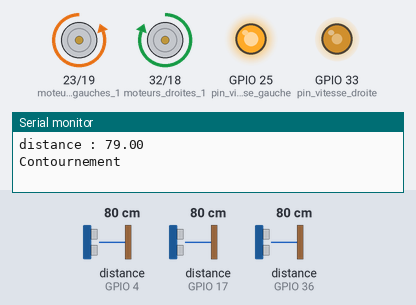
Bench run of a sketch on a simulated ESP32. Parts: motor-driver pin pairs drawn as motors (green arrow = first pin HIGH = forward, orange = second pin HIGH = backward, longer = more drive), output pins drawn as LEDs (lit = HIGH), the last lines printed to the serial monitor. Wiring (inferred from the names in the program): 2 × ultrasonic range finder: trigger GPIO 5, echo GPIO 17 / trigger GPIO 22, echo GPIO 36. The test bench sets the inputs (shaded band); at power-on: distance to the obstacle (sensors on GPIO 17, GPIO 36, GPIO 4) 80 cm. The echo pulse lasts 58.3 µs per cm; pins used as bus, display or sensor lines are not drawn.

Above: at 1.2 s.
1.3 s: distance to the obstacle (sensor on GPIO 17) set to 15 cm
2.8 s: distance to the obstacle (sensor on GPIO 17) set to 12 cm
At 4.0 s:
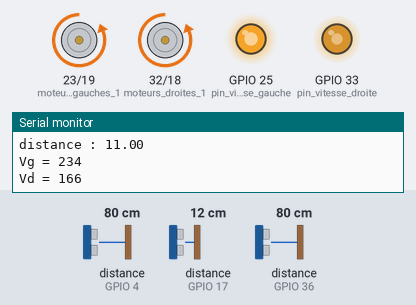
4.3 s: distance to the obstacle (sensor on GPIO 36) set to 9 cm
5.8 s: distance to the obstacle (sensor on GPIO 36) set to 6 cm
At 6.5 s:
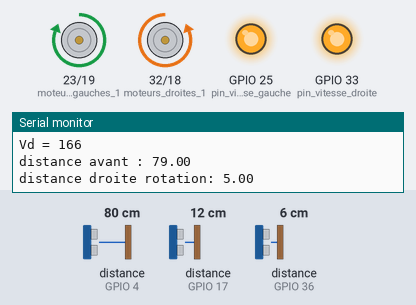
7.3 s: distance to the obstacle (sensor on GPIO 36) set to 10 cm
8.8 s: distance to the obstacle (sensor on GPIO 36) set to 13 cm
At 10.1 s:
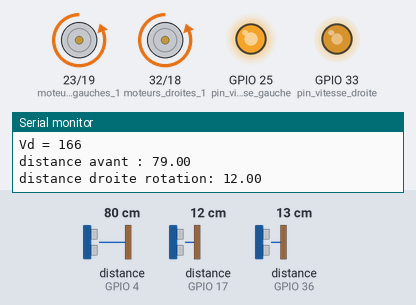
Timing chart, 0 to 11.3 s (numbered marks = the images above; inputs shaded):
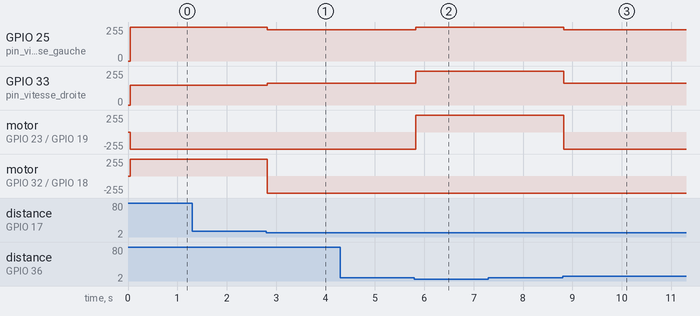

The sketch:

maze_esp_wall_follower_vf.INO
```cpp
// Writed by Patrick WABO
// Engineer and PhD Student
// Fields : Automation and Artifical Intelligence
// Mail : waboangepatrick@gmail.com
// Linkedin : www.linkedin.com/in/ange-patrick-wabo

// If you have any question, feel free to contact me :).

//This code is one of our greatest successes during the competition. it took us many days of work to obtain a robust solution.
// it can be upgrated to enhance the efficiency. We didn't do it, but if we decide to take part in the Elviatec Olympics again we will.
// I encourage you to watch an extract of the video showing how the robot works.


// Moteurs (motors)
const int pin_vitesse_gauche = 25;
const int pin_vitesse_droite = 33;
const int moteurs_gauches_1 = 23;
const int moteurs_gauches_2 = 19;
const int moteurs_droites_1 = 32;
const int moteurs_droites_2 = 18;

// setting PWM properties
const int freq = 100000;
const int channel_gauche = 0;
const int channel_droite = 1;
const int resolution = 8;

// distance sensor
const int trig_gauche = 2;
const int echo_gauche = 15;
const int trig_avant = 16;
const int echo_avant = 4;
const int trig_droite = 5 ;
const int echo_droite = 17;
const int trig_droite_rotation = 22;
const int echo_droite_rotation = 36;

//const int ir_sensor = 26;


// function variable
const int side_distance_treshold = 20;
const int front_distance_treshold = 10;
const int vitesse_avance = 200;   //forward speed
const int vitesse_rotation = 255;  // turn speed

//regulation
const int consigne_distance = 9;
const float Kp = 16 ;
const float Ki = 0;
const float Kd = 1;
float P = 0;
float I = 0;
float D = 0;
float erreur = 0;
float erreur_precedente = 0;
float valeur_PID;


void setup() {
  Serial.begin(115200);

  ledcSetup(channel_gauche, freq, resolution);
  ledcSetup(channel_droite, freq, resolution);

  // attach the channel to the GPIO to be controlled
  ledcAttachPin(pin_vitesse_gauche, channel_gauche);
  ledcAttachPin(pin_vitesse_droite, channel_droite);
  pinMode(moteurs_gauches_1, OUTPUT);
  pinMode(moteurs_gauches_2, OUTPUT);
  pinMode(moteurs_droites_1, OUTPUT);
  pinMode(moteurs_droites_2, OUTPUT);

  pinMode(trig_gauche, OUTPUT);
  pinMode(trig_avant, OUTPUT);
  pinMode(trig_droite, OUTPUT);
  pinMode(trig_droite_rotation, OUTPUT);
  pinMode(echo_gauche, INPUT);
  pinMode(echo_avant, INPUT);
  pinMode(echo_droite, INPUT);\
  pinMode(echo_droite_rotation, INPUT);\
  // Clears the trigPin condition
  digitalWrite(trig_gauche, LOW);digitalWrite(trig_avant, LOW);digitalWrite(trig_droite, LOW);

  //while(mesure(trig_gauche,echo_gauche) < 25){

  //}

}

void loop(){
  suivre_mur();

  float distance_avant =  mesure(trig_avant,echo_avant);
  Serial.print("distance avant : ");Serial.println(distance_avant);
  float distance_droite_rotation = mesure(trig_droite_rotation,echo_droite_rotation);
  Serial.print("distance droite rotation: ");Serial.println(distance_droite_rotation);
  int i=0;
  while(distance_avant < 8 || distance_droite_rotation < 7){
    if(distance_avant < 8){
      arret();
    }
    distance_avant =  mesure(trig_avant,echo_avant);
    distance_droite_rotation =  mesure(trig_droite_rotation,echo_droite_rotation);
    i++;
    if(i==5){
      rotation();
      break;
    }
  }
}


float mesure(int trigPin, int echoPin){ // Measuring distance using ultrasound sensors
  delayMicroseconds(2);
  // Sets the trigPin HIGH (ACTIVE) for 10 microseconds
  digitalWrite(trigPin, HIGH);
  delayMicroseconds(10);
  digitalWrite(trigPin, LOW);
  // Reads the echoPin, returns the sound wave travel time in microseconds
  long duree = pulseIn(echoPin, HIGH);
  // Calculating the distance
  long distance = duree * 0.034 / 2; // Speed of sound wave divided by 2 (go and back); distance en Cm
  return(distance);
}


void suivre_mur(){ //follow the wall
  float distance_droite = 0;
  for (int i=0;i<3;i++){
    distance_droite +=  mesure(trig_droite,echo_droite)/3;
    delayMicroseconds(100);
  }
  Serial.print("distance : ");Serial.println(distance_droite);


  erreur = distance_droite - consigne_distance;
  P = erreur;
  I += erreur;
  D = erreur - erreur_precedente;
  valeur_PID = Kp*P + Ki*I + Kd*D;

  if(distance_droite >= 25){
    float distance_droite_rotation = 0;
    for (int i=0;i<2;i++){
      distance_droite_rotation = mesure(trig_droite_rotation,echo_droite_rotation)/2;
      delayMicroseconds(100);
    }
    if (distance_droite_rotation > 20){
      contournement_mur();
      return;
    }
  }

  int  vitesse_gauche = restraining(vitesse_avance + valeur_PID);
  int vitesse_droite = restraining(vitesse_avance - valeur_PID); // 15 represents the difference between left and rigth side motors


  Serial.print("Vg = "); Serial.println(vitesse_gauche);
  Serial.print("Vd = "); Serial.println(vitesse_droite);
  ledcWrite(channel_gauche, vitesse_gauche);
  ledcWrite(channel_droite, vitesse_droite);
  digitalWrite(moteurs_gauches_1, LOW);
  digitalWrite(moteurs_gauches_2, HIGH);
  digitalWrite(moteurs_droites_1, LOW);
  digitalWrite(moteurs_droites_2, HIGH);
}

void contournement_mur(){ // Bypass the wall
  Serial.println("Contournement");
  //arret(); delay(2000);
  if(mesure(trig_droite,echo_droite)){

  }
  while(1){
    float distance_droite = 0;
    //float distance_droite_rotation = 0;
    for (int i=0;i<2;i++){
      distance_droite +=  mesure(trig_droite,echo_droite)/2;
      delayMicroseconds(100);
      //distance_droite_rotation = mesure(trig_droite_rotation,echo_droite_rotation)/2;
      //delayMicroseconds(100);
    }
    if(distance_droite < 13){
      break;
    }
    /*
    //cas du ciment/carreaux
    digitalWrite(moteurs_gauches_1, LOW);
    digitalWrite(moteurs_gauches_2, HIGH);
    digitalWrite(moteurs_droites_1, LOW);
    digitalWrite(moteurs_droites_2, LOW);
    ledcWrite(channel_gauche, 255);
    ledcWrite(channel_droite, 255);*/

    //cas du contre plaquet
    digitalWrite(moteurs_gauches_1, LOW);
    digitalWrite(moteurs_gauches_2, HIGH);
    digitalWrite(moteurs_droites_1, HIGH);
    digitalWrite(moteurs_droites_2, LOW);
    ledcWrite(channel_gauche, 255);
    ledcWrite(channel_droite, 150);
  }
}

int restraining(int vitesse){
  if(vitesse<0) return 0;
  else if(vitesse>255) return 255;
  else return vitesse;
}


void rotation(){
  gauche();
  while(1){
    float distance_avant = 0;
    float distance_droite_rotation = 0;
    for (int i=0;i<5;i++){
      distance_avant+=  mesure(trig_avant,echo_avant)/5;
      delayMicroseconds(100);
      distance_droite_rotation +=  mesure(trig_droite_rotation,echo_droite_rotation)/5;
      delayMicroseconds(100);
    }
    if(distance_avant>30 && distance_droite_rotation>10 ){
      break;
    }
  }
  //arret();
}


void arret(){
  arriere();delay(10); //decommentez lorsque la vitesse augmente.
  ledcWrite(channel_gauche, 0);
  ledcWrite(channel_droite, 0);
  digitalWrite(moteurs_gauches_1, LOW);
  digitalWrite(moteurs_gauches_2, LOW);
  digitalWrite(moteurs_droites_1, LOW);
  digitalWrite(moteurs_droites_2, LOW);
  delay(40);
}

void gauche(){
  digitalWrite(moteurs_gauches_1, HIGH);
  digitalWrite(moteurs_gauches_2, LOW);
  digitalWrite(moteurs_droites_1, LOW);
  digitalWrite(moteurs_droites_2, HIGH);
  ledcWrite(channel_gauche, 255);
  ledcWrite(channel_droite, 255);
}

void arriere(){
  digitalWrite(moteurs_gauches_1, HIGH);
  digitalWrite(moteurs_gauches_2, LOW);
  digitalWrite(moteurs_droites_1, HIGH);
  digitalWrite(moteurs_droites_2, LOW);
  ledcWrite(channel_gauche, 200);
  ledcWrite(channel_droite, 200);
}
```

Measured:
- the behaviour switches between 14 and 13 cm on distance to the obstacle (sensor on GPIO 17) (found by bisection; images 0 and 1)
- the behaviour switches between 8 and 7 cm on distance to the obstacle (sensor on GPIO 36) (found by bisection; images 1 and 2)
- the behaviour switches between 11 and 12 cm on distance to the obstacle (sensor on GPIO 36) (found by bisection; images 2 and 3)
- after the input at 1.3 s, every drawn part: stays the same
- after the input at 2.8 s, GPIO 25 (pin_vitesse_gauche): 255/255 → 233/255 at once; GPIO 33 (pin_vitesse_droite): 149/255 → 165/255 at once; motor on GPIO 32 (moteurs_droites_1) / GPIO 18 (moteurs_droites_2): forward 255/255 → backward 255/255 at once
- after the input at 5.8 s, GPIO 25 (pin_vitesse_gauche): 233/255 → 255/255 at once; GPIO 33 (pin_vitesse_droite): 165/255 → 255/255 at once; motor on GPIO 23 (moteurs_gauches_1) / GPIO 19 (moteurs_gauches_2): backward 255/255 → forward 255/255 at once
- after the input at 7.3 s, every drawn part: stays the same
- after the input at 8.8 s, GPIO 25 (pin_vitesse_gauche): 255/255 → 233/255 at once; GPIO 33 (pin_vitesse_droite): 255/255 → 165/255 at once; motor on GPIO 23 (moteurs_gauches_1) / GPIO 19 (moteurs_gauches_2): forward 255/255 → backward 255/255 at once
